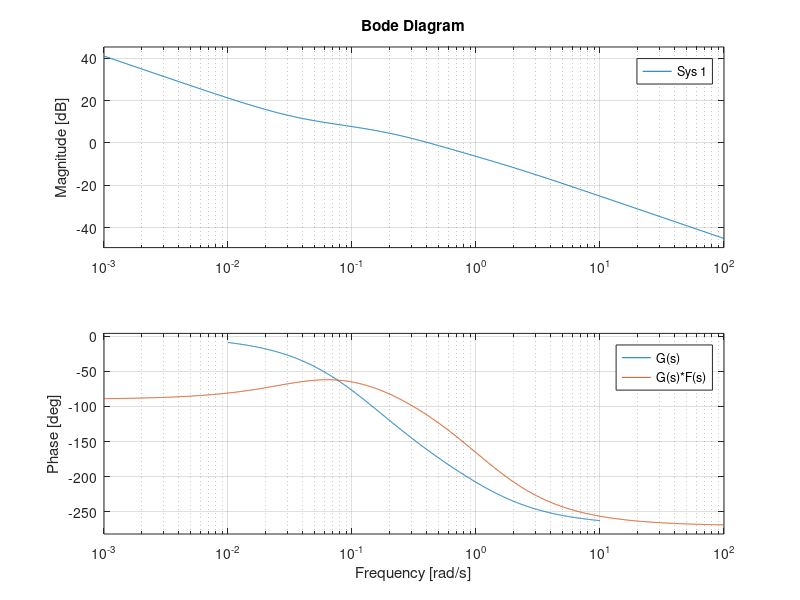
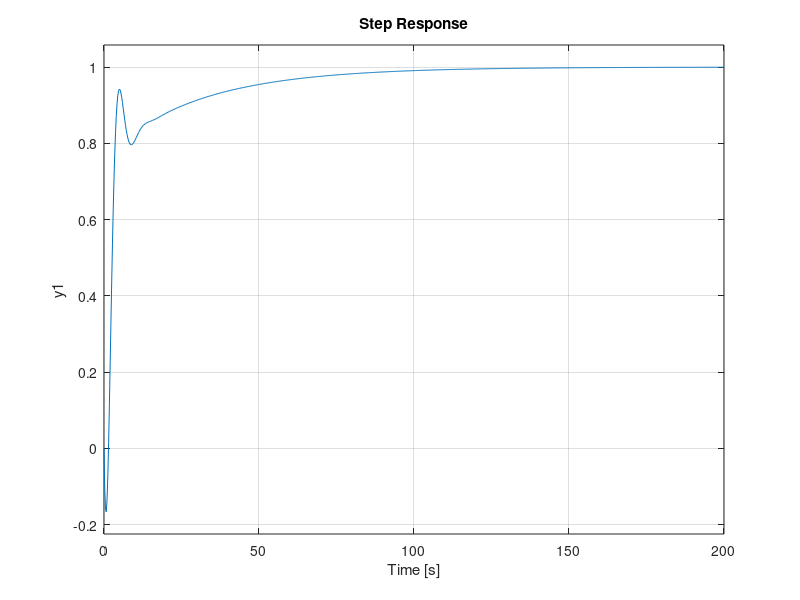

These figures' MATLAB source, in order: (Note: this script raises an error after producing the figures.)
% LAB 1

% ------ CONTROL FUNCTIONS --------
% s = tf('s');
% % The product of two transfer functions is obtained by
% G12 = G1 * G2
% % For a system with 2 inputs and 2 outputs, the closed-loop transfer matrix is obtained with
% S=feedback(eye(2),G*F); T=feedback(G*F,eye(2))
% % For a SISO system this can be written
% S=1/(1+G*F); T=G*F/(1+G*F)
% % The bode diagram for G is plotted by typing
% bode(G) or bode(G,{wmin,wmax})
% % Amplitude and phase at a given frequency are obtained by
% [m,p]=bode(G,w)
% % Phase margin, amplitude margin and corresponding frequencies are obtained by
% [Gm,Pm,wp,wc]=margin(G*F)
% % To simulate a step response in the control signal, use the function
% step(G) or step(G,tfinal)
% % In the same way, to simulate a step response in the reference signal, we type
% step(T)
% -------------------------------

%% --- 4.1.1 ---
clear all; clc; close all;

s = tf('s');
G = 3*(-s + 1) / ((5*s+1)*(10*s+1));
% wc = 0.2; % [rad/s]
% phi = 30 * pi/180; % [rad]
% ---------- From Bode ----------
dB = -9.39;
mag = db2mag(dB);
phase = 30;% + 6 + 250-180 % gives TWO beta = 0.12
wc = 0.2;
wcd = 2*wc;
% --------------------------------

% ---------- Parameters ----------
beta = 0.1; %beta 4.1.1 = 0.33, beta 4.1.3 = 0.1;
gamma = 0;
td = 1 / (wcd*sqrt(beta));
ti = 10 / wcd;
% --------------------------------

% ---------- Controller ----------
K = sqrt(beta) / mag;
e1 = 1 / (3*K); % 3 when s->0 for G(s)
Lead = (td*s + 1) / (beta*td*s + 1);
Lag = (ti*s + 1) / (ti*s + gamma);
F = K * Lead * Lag;
% -------------------------------

% ---------- Plot ---------------
figure(411)
bode(G); hold on; grid on
bode(G*F); legend('G(s)' , 'G(s)*F(s)')
% --------------------------------


% --- 4.1.2 ---
% clear all; clc; close all;
figure(412)
Go = F*G;
Gc = Go / (1 + Go); 
step(Gc); grid on
stepinfo(Gc)

ymax = 1.23; yf= 1;
Mt = (ymax-yf)/yf;



% --- 4.1.3 ---
% clear all; clc; close all;


